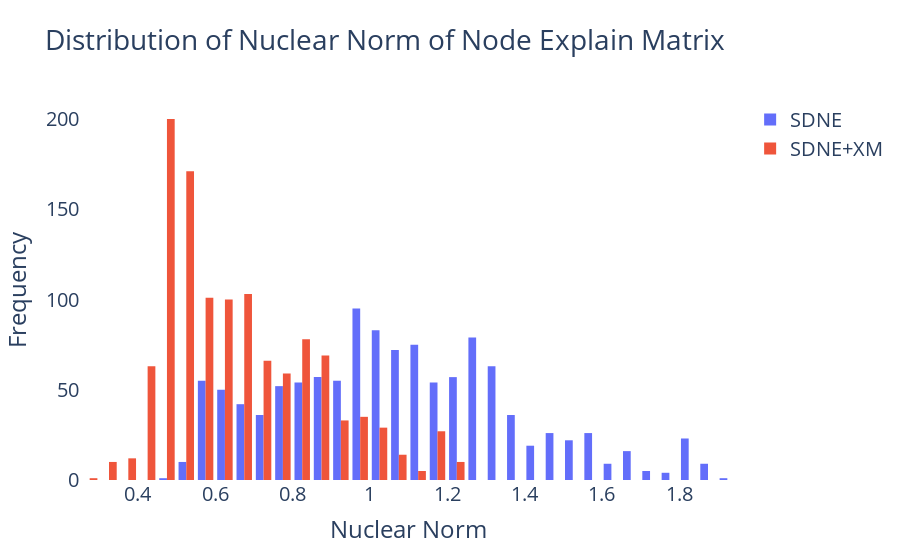

This figure's notebook cell:
### Code cell
d = 16
norm_og = results[d]['norm_og'][0]
norm_plus = results[d]['norm_plus'][0]


fig = go.Figure()

fig.add_trace(go.Histogram(x = norm_og, 
                           name = 'SDNE'))
fig.add_trace(go.Histogram(x = norm_plus, 
                           name = 'SDNE+XM'))


fig.update_layout(title_text = 'Distribution of Nuclear Norm of Node Explain Matrix', 
                  xaxis_title_text = 'Nuclear Norm', 
                  yaxis_title_text = 'Frequency', 
                  paper_bgcolor = 'white', 
                  plot_bgcolor = 'white', 
                  font = dict(size = text_size))
fig.show()

### Figure 1 — Plotly figure (JSON) as saved in the notebook; plotly's stock layout.template omitted (floating-point values rounded to 4 significant figures; data arrays with more than 128 entries replaced by an {"elided": "..."} marker saying what was removed)
{"data": [{"name": "SDNE", "type": "histogram", "x": {"elided": "1186 float values"}}, {"name": "SDNE+XM", "type": "histogram", "x": {"elided": "1186 float values"}}], "layout": {"font": {"size": 20}, "paper_bgcolor": "white", "plot_bgcolor": "white", "title": {"text": "Distribution of Nuclear Norm of Node Explain Matrix"}, "xaxis": {"title": {"text": "Nuclear Norm"}}, "yaxis": {"title": {"text": "Frequency"}}}}
